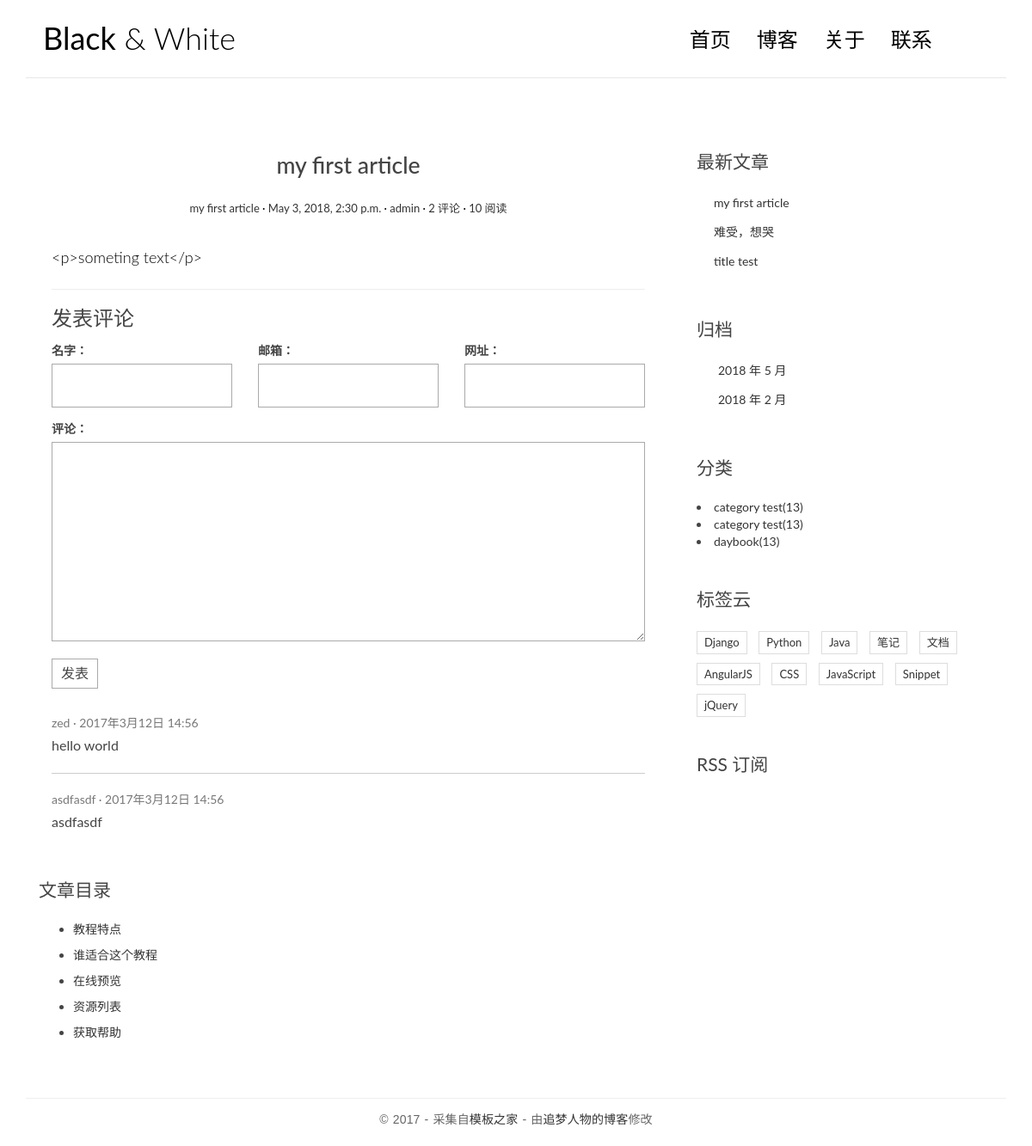
Screenshot of /post/3/ with the database file from the repository.
### blog/models.py (models this page shows, shortened)
class Post(models.Model):
    title = models.CharField(max_length=70)
    body = models.TextField()
    created_time = models.DateTimeField()
    modified_time = models.DateTimeField()
    excerpt = models.CharField(max_length=200, blank=True)
    category = models.ForeignKey(Category, on_delete=models.CASCADE)
    tags = models.ManyToManyField(Tag, blank=True)
    author = models.ForeignKey(User, on_delete=models.CASCADE)
    views = models.PositiveIntegerField(default=0)
    def get_absolute_url(self):
        return reverse('blog:detail', kwargs={'pk': self.pk})
    def increase_view(self):
        self.views += 1
        self.save(update_fields=['views'])
    def save(self, *args, **kwargs):
        if not self.excerpt:
            md = markdown.Markdown(extensions=[
                'markdown.extensions.extra',
                'markdown.extensions.codehilite',
            ])
            self.excerpt = strip_tags(md.convert(self.body))[:54]
        super(Post, self).save(*args, **kwargs)
    class Meta:
        ordering = ['-created_time']

class Category(models.Model):
    name = models.CharField(max_length=100)
    def get_absolute_url(self):
        return reverse('blog:category', kwargs={'pk': self.pk})

### comments/models.py (models this page shows, shortened)
class Comment(models.Model):
    name = models.CharField(max_length=100)
    email = models.EmailField(max_length=255)
    url = models.URLField(blank=True)
    text = models.TextField()
    created_time = models.DateTimeField(auto_now_add=True)
    post = models.ForeignKey('blog.Post', on_delete=models.CASCADE)

### blog/views.py (the view)
# urls.py: path('post/<int:pk>/', views.detail, name='detail'),
def detail(request, pk):
    post = get_object_or_404(Post, pk=pk)
    post.increase_view()
    post.body = markdown.markdown(post.body,
                                  extensions=[
                                      'markdown.extensions.extra',
                                      'markdown.extensions.codehilite',
                                      'markdown.extensions.toc',
                                  ])
    form = CommentForm()
    comment_list = post.comment_set.all()
    context = {'post': post,
               'form': form,
               'comment_list': comment_list
               }
    return render(request, 'blog/detail.html', context=context)

### comments/forms.py
class CommentForm(forms.ModelForm):
    class Meta:
        model = Comment
        fields = ['name', 'email', 'url', 'text']

### blog/templatetags/blog_tags.py (called while the page is built)
@register.simple_tag
def get_recent_posts(num=5):
    return Post.objects.all().order_by('-created_time')[:num]

@register.simple_tag
def archives():
    return Post.objects.dates('created_time', 'month', order='DESC')

@register.simple_tag
def get_categories():
    return Category.objects.all()

### blog/templates/blog/detail.html (shortened to what this page needs)
{% extends 'blog/base.html' %}
{% load static %}
{% block main %}
    <article class="post post-1">
        <header class="entry-header">
            <h1 class="entry-title">{{ post.title }}</h1>
            <div class="entry-meta">
                <span class="post-category"><a href="#">{{ post.title }}</a></span>
                <span class="post-date"><a href="#"><time class="entry-date"
                                                                                datetime="{{ post.created_time }}">{{ post.created_time }}</time></a></span>
                <span class="post-author"><a href="#">{{ post.author }}</a></span>
                <span class="comments-link"><a href="#">{{ post.comment_set.count }} 评论</a></span>
                <span class="views-count"><a href="#">{{ post.views }} 阅读</a></span>
            </div>
        </header>
        <div class="entry-content clearfix">
            {{ post.body }}
        </div>
    </article>
    <section class="comment-area" id="comment-area">
        <hr>
        <h3>发表评论</h3>
        <form action="{% url 'comments:post_comment' post.pk %}" method="post" class="comment-form">
            <div class="row">
                <div class="col-md-4">
                    <label for="{{ form.name.id_for_label }}">名字：</label>
                    {{ form.name }}
                </div>
                <div class="col-md-4">
                    <label for="{{ form.email.id_for_label }}">邮箱：</label>
                    {{ form.email }}
                </div>
                <div class="col-md-4">
                    <label for="{{ form.url.id_for_label }}">网址：</label>
                    {{ form.url }}
                </div>
                <div class="col-md-12">
                    <label for="{{ form.text.id_for_label }}">评论：</label>
                    {{ form.text }}
                    <button type="submit" class="comment-btn">发表</button>
                </div>
            </div>
        </form>
        <div class="comment-list-panel">
            <ul class="comment-list list-unstyled">
                {% for comment in comment_list %}
                    <li class="comment-item">
                        <span class="nickname">{{ comment.name }}</span>
                        <time class="submit-date" datetime="{{ comment.created_time }}">2017年3月12日 14:56
                        </time>
                        <div class="text">
                            {{ comment.text }}
                        </div>
                    </li>
                {% empty %}
                    暂无评论！
                {% endfor %}
            </ul>
        </div>
    </section>
    <aside class="col-md-4">
        <div class="widget widget-content">
            <h3 class="widget-title">文章目录</h3>
            <ul>
                <li>
                    <a href="#">教程特点</a>
                </li>
                <li>
                    <a href="#">谁适合这个教程</a>
                </li>
                <li>
                    <a href="#">在线预览</a>
                </li>
                <li>
                    <a href="#">资源列表</a>
                </li>
                <li>
                    <a href="#">获取帮助</a>
                </li>
            </ul>
        </div>
{% endblock %}

### blog/templates/blog/base.html (shortened to what this page needs)
{% load staticfiles %}
{% load blog_tags %}
<!DOCTYPE html>
<html>
<head>
    <link rel="stylesheet" href="http://code.ionicframework.com/ionicons/2.0.1/css/ionicons.min.css">
    <link rel="stylesheet" href="{% static 'blog/css/bootstrap.min.css' %}">
    <link rel="stylesheet" href="{% static 'blog/css/pace.css' %}">
    <link rel="stylesheet" href="{% static 'blog/css/custom.css' %}">
</head>
<body>
<div class="container">
    <header id="site-header">
        <div class="row">
            <div class="col-md-4 col-sm-5 col-xs-8">
                <div class="logo">
                    <h1><a href="{% url 'blog:index' %}"><b>Black</b> &amp; White</a></h1>
                </div>
            </div>
            <div class="col-md-8 col-sm-7 col-xs-4">
                <nav class="main-nav" role="navigation">
                    <div class="collapse navbar-collapse" id="bs-example-navbar-collapse-1">
                        <ul class="nav navbar-nav navbar-right">
                            <li class="cl-effect-11"><a href="{% url 'blog:index' %}" data-hover="首页">首页</a></li>
                            <li class="cl-effect-11"><a href="#" data-hover="博客">博客</a></li>
                            <li class="cl-effect-11"><a href="#" data-hover="关于">关于</a></li>
                            <li class="cl-effect-11"><a href="#" data-hover="联系">联系</a></li>
                        </ul>
                    </div>
                </nav>
            </div>
        </div>
    </header>
</div>
<div class="content-body">
    <div class="container">
        <div class="row">
            <main class="col-md-8">
                {% block main %}
                {% endblock main %}
            </main>
            <aside class="col-md-4">
                <div class="widget widget-recent-posts">
                    <h3 class="widget-title">最新文章</h3>
                    {% get_recent_posts as recent_post_list %}
                    <ul>
                        {% for post in recent_post_list %}
                            <li>
                                <a href="{{ post.get_absolute_url }}">{{ post.title }}</a>
                            </li>
                        {% empty %}
                            暂无文章！
                        {% endfor %}
                    </ul>
                </div>
                <div class="widget widget-archives">
                    <h3 class="widget-title">归档</h3>
                    {% archives as date_list %}
                    <ul>
                        {% for date in date_list %}
                            <li>
                                <a href="{% url 'blog:archives' date.year date.month %}">{{ date.year }}
                                    年 {{ date.month }} 月</a>
                            </li>
                        {% empty %}
                            暂无归档！
                        {% endfor %}
                    </ul>
                </div>
                <div class="widget widget-category">
                    <h3 class="widget-title">分类</h3>
                    {% get_categories as category_list %}
                    {% for category in category_list %}
                        <li>
                            <a href="{{ category.get_absolute_url }}">{{ category.name }}<span class="post-count">(13)</span> </a>
                        </li>
                    {% empty %}
                        暂无分类！
                    {% endfor %}
                </div>
                <div class="widget widget-tag-cloud">
                    <h3 class="widget-title">标签云</h3>
                    <ul>
                        <li>
                            <a href="#">Django</a>
                        </li>
                        <li>
                            <a href="#">Python</a>
                        </li>
                        <li>
                            <a href="#">Java</a>
                        </li>
                        <li>
                            <a href="#">笔记</a>
                        </li>
                        <li>
                            <a href="#">文档</a>
                        </li>
                        <li>
                            <a href="#">AngularJS</a>
                        </li>
                        <li>
                            <a href="#">CSS</a>
                        </li>
                        <li>
                            <a href="#">JavaScript</a>
                        </li>
                        <li>
                            <a href="#">Snippet</a>
                        </li>
                        <li>
                            <a href="#">jQuery</a>
                        </li>
                    </ul>
                </div>
                <div class="rss">
                    <a href=""> RSS 订阅</a>
                </div>
            </aside>
        </div>
    </div>
</div>
<footer id="site-footer">
    <div class="container">
        <div class="row">
            <div class="col-md-12">
                <p class="copyright">&copy 2017 - 采集自<a href="http://www.cssmoban.com/"
                                                        target="_blank" title="模板之家">模板之家</a>
                    - 由<a href="http://zmrenwu.com/" title="网页模板" target="_blank">追梦人物的博客</a>修改
                </p>
            </div>
        </div>
    </div>
</footer>
</body>
</html>

### blog/static/blog/css/custom.css (style rules this page uses)
* { outline: none; }
h1, h2, h3, h4, h5, h6 { margin-top: 0; }
b { font-weight: 400; }
a { color: #333; }
body { color: #444; font-family: 'Lato', sans-serif; }
p { font-family: 'Ubuntu', sans-serif; font-weight: 400; word-spacing: 1px; letter-spacing: 0.01em; }
#site-header { background-color: #FFF; padding: 25px 20px; margin-bottom: 40px; border-bottom: 1px solid #e7e7e7; }
.logo h1 a { color: #000; }
.logo h1 { margin: 0; font-family: 'Lato', sans-serif; font-weight: 300; }
.main-nav { margin-top: 11px; max-width: 95%; }
.main-nav a { color: #000000 !important; padding: 0 0 5px 0 !important; margin-right: 30px; font-family: 'Lato', sans-serif; font-weight: 300; font-size: 24px; }
.cl-effect-11 a { padding: 10px 0; color: #0972b4; text-shadow: none; }
.cl-effect-11 a::before { position: absolute; top: 0; left: 0; overflow: hidden; padding: 0 0 5px 0 !important; max-width: 0; border-bottom: 1px solid #000; color: #000; content: attr(data-hover); white-space: nowrap; -webkit-transition: max-width 0.5s; -moz-transition: max-width 0.5s; transition: max-width 0.5s; }
.content-body { padding-bottom: 4em; }
.post { background: #fff; padding: 30px 30px 0; }
.entry-title { text-align: center; font-size: 1.9em; margin-bottom: 20px; line-height: 1.6; padding: 10px 20px 0; }
.entry-meta { text-align: center; color: #DDDDDD; font-size: 13px; margin-bottom: 30px; }
.entry-content { font-size: 18px; line-height: 1.9; font-weight: 300; color: #000; }
.post-category::after, .post-date::after, .post-author::after, .comments-link::after { content: ' ·'; color: #000; }
.widget { background: #fff; padding: 30px 0 0; }
.widget-title { font-size: 1.5em; margin-bottom: 20px; line-height: 1.6; padding: 10px 0 0; font-weight: 400; }
.widget-recent-posts ul { padding: 0; margin: 0; padding-left: 20px; }
.widget-recent-posts ul li { list-style-type: none; position: relative; line-height: 170%; margin-bottom: 10px; }
.widget-recent-posts ul li::before { content: '\f3d3'; font-family: "Ionicons"; position: absolute; left: -17px; top: 3px; font-size: 16px; color: #000; }
.widget-archives ul { padding: 0; margin: 0; padding-left: 25px; }
.widget-archives ul li { list-style-type: none; position: relative; line-height: 170%; margin-bottom: 10px; }
.widget-archives ul li::before { content: '\f3f3'; font-family: "Ionicons"; position: absolute; left: -25px; top: 1px; font-size: 16px; color: #000; }
.widget-tag-cloud ul { padding: 0; margin: 0; margin-right: -10px; }
.widget-tag-cloud ul li { list-style-type: none; font-size: 13px; display: inline-block; margin-right: 10px; margin-bottom: 10px; padding: 3px 8px; border: 1px solid #ddd; }
.widget-content ul li { margin-bottom: 10px; }
.rss { font-size: 21px; margin-top: 30px; }
.rss a { color: #444; }
#site-footer { padding-top: 10px; padding: 0 0 1.5em 0; }
.copyright { text-align: center; padding-top: 1em; margin: 0; border-top: 1px solid #eee; color: #666; }
.contact-form input, .comment-form input { border: 1px solid #aaa; margin-bottom: 15px; width: 100%; padding: 15px 15px; font-size: 16px; line-height: 100%; transition: 0.4s border-color linear; }
.contact-form textarea, .comment-form textarea { border: 1px solid #aaa; margin-bottom: 15px; width: 100%; padding: 15px 15px; font-size: 16px; line-height: 20px !important; min-height: 183px; transition: 0.4s border-color linear; }
.comment-area { padding: 0 30px 0; }
.comment-form { margin-top: 15px; }
.comment-form .comment-btn { background-color: #fff; border: 1px solid #aaa; font-size: 16px; padding: 5px 10px; }
.comment-list-panel { margin-top: 30px; }
.comment-list { margin-top: 15px; }
.comment-item:not(:last-child) { border-bottom: 1px #ccc solid; margin-bottom: 20px; padding-bottom: 20px; }
.comment-item .nickname, .comment-item .submit-date { color: #777; font-size: 14px; }
.comment-item .nickname:after { content: ' ·'; }
.comment-item .text { padding-top: 5px; font-size: 16px; }

### rows the page displays
Post: title "my first article", created_time "May 3, 2018, 2:30 p.m.", author "admin", comment_set.count "2", views "10", body "<p>someting text</p>"
Comment: name "zed", text "hello world"
Comment: name "asdfasdf", text "asdfasdf"
Post: title "难受，想哭"
Post: title "title test"
Category: name "category test"
Category: name "category test"
Category: name "daybook"

### other values shown
{{ date.year }} "2018" "2018"
{{ date.month }} "5" "2"
